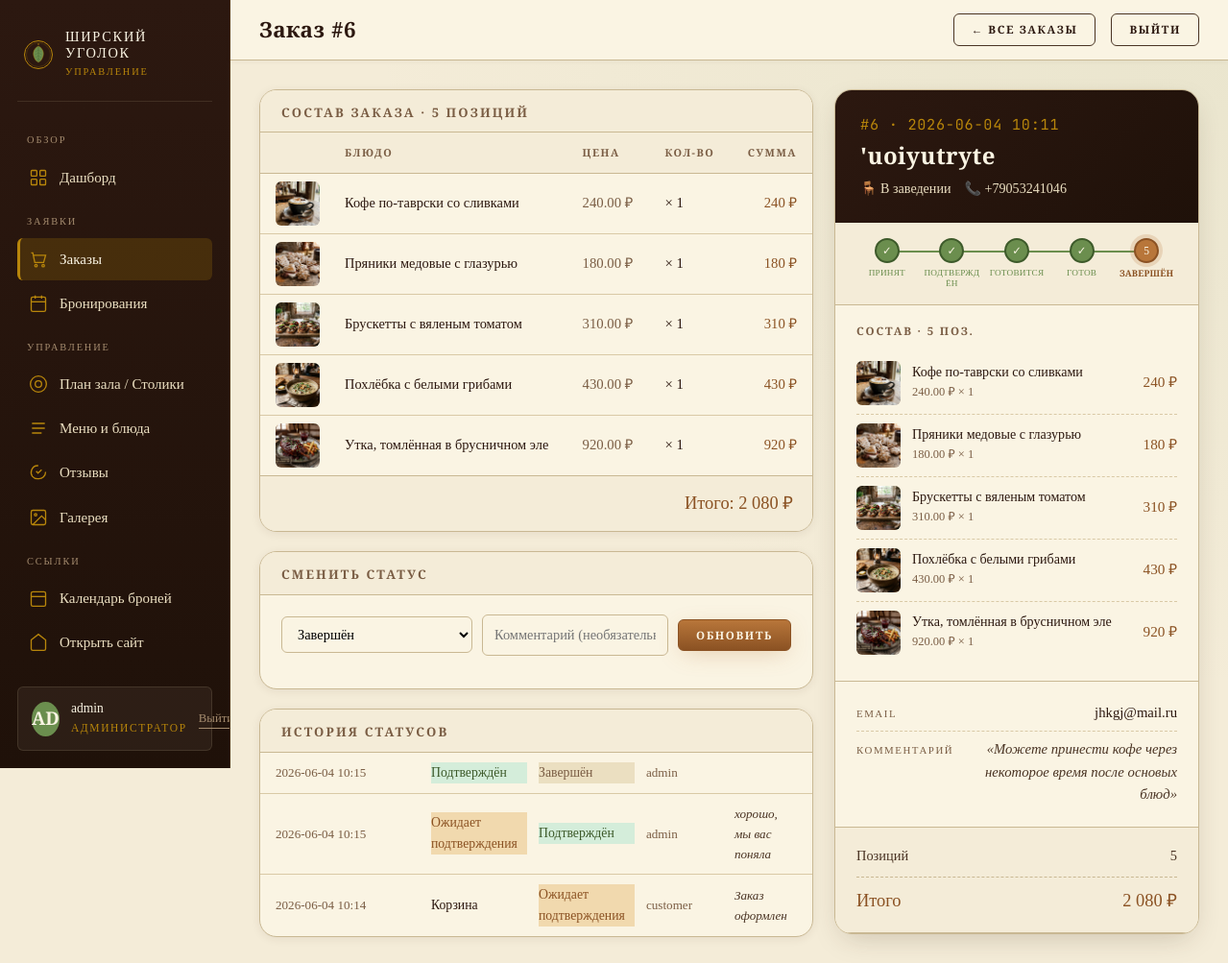
The page /admin_order.php?id=6 (signed in) on the database its author committed.
### tables this page shows
CREATE TABLE `order_items` (
  `id` int NOT NULL AUTO_INCREMENT,
  `order_id` int NOT NULL,
  `menu_item_id` int NOT NULL,
  `item_name` varchar(200) NOT NULL,
  `item_price` decimal(10,2) NOT NULL,
  `quantity` int NOT NULL DEFAULT '1',
  PRIMARY KEY (`id`),
  KEY `order_id` (`order_id`),
  CONSTRAINT `order_items_ibfk_1` FOREIGN KEY (`order_id`) REFERENCES `orders` (`id`) ON DELETE CASCADE
);

CREATE TABLE `menu_items` (
  `id` int NOT NULL AUTO_INCREMENT,
  `title` varchar(200) NOT NULL,
  `description` text,
  `category` varchar(100) NOT NULL,
  `price` varchar(50) DEFAULT NULL,
  `weight` varchar(50) DEFAULT NULL,
  `badge` varchar(50) DEFAULT NULL,
  `is_special` tinyint(1) NOT NULL DEFAULT '0',
  `image_path` varchar(255) NOT NULL,
  `images_json` text,
  PRIMARY KEY (`id`)
);

CREATE TABLE `orders` (
  `id` int NOT NULL AUTO_INCREMENT,
  `user_id` int DEFAULT NULL,
  `customer_name` varchar(100) NOT NULL DEFAULT '',
  `customer_phone` varchar(20) NOT NULL DEFAULT '',
  `notes` text,
  `promo_code` varchar(50) DEFAULT NULL,
  `discount` decimal(10,2) NOT NULL DEFAULT '0.00',
  `customer_address` text,
  `total_price` decimal(10,2) NOT NULL DEFAULT '0.00',
  `status` enum('cart','pending','confirmed','preparing','ready','completed','cancelled') NOT NULL DEFAULT 'cart',
  `order_type` enum('dine_in','delivery','takeaway') DEFAULT NULL,
  `total` decimal(10,2) DEFAULT '0.00',
  `delivery_address` varchar(500) DEFAULT NULL,
  `created_at` timestamp NULL DEFAULT CURRENT_TIMESTAMP,
  `updated_at` datetime DEFAULT CURRENT_TIMESTAMP ON UPDATE CURRENT_TIMESTAMP,
  PRIMARY KEY (`id`),
  KEY `idx_orders_status` (`status`),
  KEY `idx_orders_user` (`user_id`),
  CONSTRAINT `orders_ibfk_1` FOREIGN KEY (`user_id`) REFERENCES `users` (`id`) ON DELETE SET NULL
);

CREATE TABLE `order_status_history` (
  `id` int NOT NULL AUTO_INCREMENT,
  `order_id` int NOT NULL,
  `old_status` varchar(50) DEFAULT NULL,
  `new_status` varchar(50) NOT NULL,
  `changed_by` enum('admin','system','customer') NOT NULL DEFAULT 'system',
  `comment` text,
  `created_at` datetime DEFAULT CURRENT_TIMESTAMP,
  PRIMARY KEY (`id`),
  KEY `order_id` (`order_id`),
  CONSTRAINT `order_status_history_ibfk_1` FOREIGN KEY (`order_id`) REFERENCES `orders` (`id`) ON DELETE CASCADE
);

CREATE TABLE `users` (
  `id` int NOT NULL AUTO_INCREMENT,
  `username` varchar(50) NOT NULL,
  `email` varchar(100) NOT NULL,
  `password` varchar(255) NOT NULL,
  `role` enum('user','admin') NOT NULL DEFAULT 'user',
  `full_name` varchar(100) DEFAULT NULL,
  `phone` varchar(20) DEFAULT NULL,
  `created_at` timestamp NULL DEFAULT CURRENT_TIMESTAMP,
  PRIMARY KEY (`id`),
  UNIQUE KEY `username` (`username`),
  UNIQUE KEY `email` (`email`)
);

### public/includes/order_helpers.php (called while the page is built, shortened)
<?php
function order_status_label(string $status): string {
    $labels = [
        'cart' => 'Корзина',
        'pending' => 'Ожидает подтверждения',
        'confirmed' => 'Подтверждён',
        'preparing' => 'Готовится',
        'ready' => 'Готов',
        'completed' => 'Завершён',
        'cancelled' => 'Отменён',
    ];
    return $labels[$status] ?? $status;
}
function order_type_label(?string $type): string {
    if ($type === 'dine_in') return 'В заведении';
    return '—';
}

### public/admin_order.php (the view, shortened to what this page needs)
<?php
require_once 'includes/admin_auth.php';
require_once 'includes/order_helpers.php';
$orderId = (int)($_GET['id'] ?? 0);
$stmt = $conn->prepare("SELECT o.*, u.username, u.full_name, u.email, u.phone AS user_phone FROM orders o LEFT JOIN users u ON o.user_id=u.id WHERE o.id=?");
$stmt->bind_param('i', $orderId); $stmt->execute();
$order = $stmt->get_result()->fetch_assoc(); $stmt->close();
$items = [];
$stmt = $conn->prepare("SELECT oi.*, mi.image_path FROM order_items oi LEFT JOIN menu_items mi ON oi.menu_item_id = mi.id WHERE oi.order_id=?");
$stmt->bind_param('i', $orderId); $stmt->execute();
$res = $stmt->get_result(); while ($row = $res->fetch_assoc()) $items[] = $row; $stmt->close();
$history = [];
$stmt = $conn->prepare("SELECT * FROM order_status_history WHERE order_id=? ORDER BY created_at DESC");
$stmt->bind_param('i', $orderId); $stmt->execute();
$res = $stmt->get_result(); while ($row = $res->fetch_assoc()) $history[] = $row; $stmt->close();
$admin_username = $_SESSION['admin_username'] ?? 'Администратор';
$admin_initials = mb_strtoupper(mb_substr($admin_username, 0, 2));
$statusSteps = ['pending'=>1,'confirmed'=>2,'preparing'=>3,'ready'=>4,'completed'=>5];
$currentStep = $statusSteps[$order['status']] ?? ($order['status'] === 'cancelled' ? -1 : 0);
$stepLabels  = ['Принят','Подтверждён','Готовится','Готов','Завершён'];
$guestName  = $order['full_name'] ?: $order['username'] ?: ($order['customer_name'] ?? '—');
$guestPhone = $order['customer_phone'] ?: ($order['user_phone'] ?? '—');
$total      = $order['total'] ?: ($order['total_price'] ?? 0);
$typeIcon   = ['delivery'=>'🚲','dine_in'=>'🪑','takeaway'=>'🛍'][$order['order_type'] ?? ''] ?? '🛍';
$typeLabel  = order_type_label($order['order_type'] ?? '');
?>
<!doctype html>
<html lang="ru">
<head>
<link rel="stylesheet" href="style.css">
<link rel="stylesheet" href="assets/admin.css">
</head>
<body class="admin-body">
<aside class="admin-side">
  <div class="admin-brand">
    <img src="assets/brand-mark.svg" alt="">
    <div><div class="name">Ширский<br>уголок</div><div class="sub">управление</div></div>
  </div>
  <div class="admin-section-label">Обзор</div>
  <ul class="admin-nav">
    <li><a href="admin_panel.php?section=dashboard">
      <svg class="ico" viewBox="0 0 24 24" fill="none" stroke="currentColor" stroke-width="1.6"><rect x="3" y="3" width="7" height="7" rx="1"/><rect x="14" y="3" width="7" height="7" rx="1"/><rect x="3" y="14" width="7" height="7" rx="1"/><rect x="14" y="14" width="7" height="7" rx="1"/></svg>
      Дашборд</a></li>
  </ul>
  <div class="admin-section-label">Заявки</div>
  <ul class="admin-nav">
    <li><a href="admin_panel.php?section=orders" class="active">
      <svg class="ico" viewBox="0 0 24 24" fill="none" stroke="currentColor" stroke-width="1.6"><path d="M3 4h2l2.5 12h11l2.5-9H6"/><circle cx="9" cy="20" r="1.5"/><circle cx="18" cy="20" r="1.5"/></svg>
      Заказы
    </a></li>
    <li><a href="admin_panel.php?section=bookings">
      <svg class="ico" viewBox="0 0 24 24" fill="none" stroke="currentColor" stroke-width="1.6"><rect x="3" y="4" width="18" height="18" rx="2"/><line x1="16" y1="2" x2="16" y2="6"/><line x1="8" y1="2" x2="8" y2="6"/><line x1="3" y1="10" x2="21" y2="10"/></svg>
      Бронирования
    </a></li>
  </ul>
  <div class="admin-section-label">Управление</div>
  <ul class="admin-nav">
    <li><a href="admin_panel.php?section=tables">
      <svg class="ico" viewBox="0 0 24 24" fill="none" stroke="currentColor" stroke-width="1.6"><circle cx="12" cy="12" r="10"/><circle cx="12" cy="12" r="4"/></svg>
      План зала / Столики</a></li>
    <li><a href="admin_panel.php?section=menu">
      <svg class="ico" viewBox="0 0 24 24" fill="none" stroke="currentColor" stroke-width="1.6"><path d="M4 6h16M4 12h16M4 18h12"/></svg>
      Меню и блюда</a></li>
    <li><a href="admin_panel.php?section=reviews">
      <svg class="ico" viewBox="0 0 24 24" fill="none" stroke="currentColor" stroke-width="1.6"><path d="M21 11.5a8.4 8.4 0 0 1-9 8.4 8.5 8.5 0 0 1-7.6-3 8.5 8.5 0 0 1-1-7.7 8.4 8.4 0 0 1 8.4-5.6"/><path d="M16 8.7 11.5 13l-2.3-2.4"/></svg>
      Отзывы</a></li>
    <li><a href="admin_panel.php?section=gallery">
      <svg class="ico" viewBox="0 0 24 24" fill="none" stroke="currentColor" stroke-width="1.6"><rect x="3" y="3" width="18" height="18" rx="2"/><circle cx="8.5" cy="8.5" r="1.5"/><polyline points="21 15 16 10 5 21"/></svg>
      Галерея</a></li>
  </ul>
  <div class="admin-section-label">Ссылки</div>
  <ul class="admin-nav">
    <li><a href="admin_booking_calendar.php">
      <svg class="ico" viewBox="0 0 24 24" fill="none" stroke="currentColor" stroke-width="1.6"><rect x="3" y="4" width="18" height="18" rx="2"/><line x1="3" y1="10" x2="21" y2="10"/></svg>
      Календарь броней</a></li>
    <li><a href="index.php" target="_blank">
      <svg class="ico" viewBox="0 0 24 24" fill="none" stroke="currentColor" stroke-width="1.6"><path d="m3 9 9-7 9 7v11a2 2 0 0 1-2 2H5a2 2 0 0 1-2-2z"/></svg>
      Открыть сайт</a></li>
  </ul>
  <div class="admin-user" style="margin-top:24px;">
    <div class="av"><?= htmlspecialchars($admin_initials) ?></div>
    <div><div class="who"><?= htmlspecialchars($admin_username) ?></div><div class="role">Администратор</div></div>
    <a href="logout.php?type=admin" style="margin-left:auto;color:var(--ink-faint);font-size:0.8rem;">Выйти</a>
  </div>
</aside>
<div class="admin-main">
  <header class="admin-top">
    <h1>Заказ #<?= $orderId ?></h1>
    <a href="admin_panel.php?section=orders" class="btn btn-ghost btn-sm">← Все заказы</a>
    <a href="logout.php?type=admin" class="btn btn-ghost btn-sm">Выйти</a>
  </header>
  <div class="admin-content">
    <div class="order-layout">
      <div>
        <div class="info-panel">
          <div class="ph" style="padding-bottom:0;">
            <h3>Состав заказа · <?= count($items) ?> <?= count($items) === 1 ? 'позиция' : (count($items) < 5 ? 'позиции' : 'позиций') ?></h3>
          </div>
          <table class="ot">
            <thead><tr><th style="width:54px;"></th><th>Блюдо</th><th>Цена</th><th>Кол-во</th><th style="text-align:right;">Сумма</th></tr></thead>
            <tbody>
              <?php foreach ($items as $it):
                $imgSrc = (!empty($it['image_path']) && file_exists(__DIR__.'/'.$it['image_path'])) ? htmlspecialchars($it['image_path']) : '';
              ?>
              <tr>
                <td style="padding:8px 10px 8px 16px;">
                  <?php if ($imgSrc): ?>
                    <img src="<?= $imgSrc ?>" style="width:46px;height:46px;object-fit:cover;border-radius:var(--r-sm);display:block;">
                  <?php else: ?>
                    <div style="width:46px;height:46px;background:var(--parch-200);border-radius:var(--r-sm);display:flex;align-items:center;justify-content:center;font-size:1.1rem;color:var(--ink-faint);">🍽</div>
                  <?php endif; ?>
                </td>
                <td style="font-family:var(--font-display);font-size:0.9rem;"><?= htmlspecialchars($it['item_name']) ?></td>
                <td style="color:var(--ink-mute);"><?= htmlspecialchars($it['item_price']) ?> ₽</td>
                <td>× <?= (int)$it['quantity'] ?></td>
                <td style="text-align:right;font-family:var(--font-display);color:var(--amber-deep);"><?= number_format($it['item_price'] * $it['quantity'], 0, '.', ' ') ?> ₽</td>
              </tr>
              <?php endforeach; ?>
            </tbody>
          </table>
          <div style="display:flex;justify-content:flex-end;padding:14px 20px;background:var(--parch-100);border-top:1px solid var(--line);">
            <span style="font-family:var(--font-display);font-size:1.15rem;color:var(--amber-deep);">Итого: <?= number_format((float)$total, 0, '.', ' ') ?> ₽</span>
          </div>
        </div>
        <div class="info-panel">
          <div class="ph"><h3>Сменить статус</h3></div>
          <div class="status-form">
            <form method="POST">
              <div class="row">
                <select name="new_status">
                  <?php foreach (['pending','confirmed','preparing','ready','completed','cancelled'] as $s): ?>
                  <option value="<?= $s ?>" <?= $order['status'] === $s ? 'selected' : '' ?>><?= order_status_label($s) ?></option>
                  <?php endforeach; ?>
                </select>
                <input type="text" name="comment" placeholder="Комментарий (необязательно)" style="flex:1;min-width:160px;">
                <button type="submit" name="update_status" class="btn btn-primary btn-sm">Обновить</button>
              </div>
            </form>
          </div>
        </div>
        <?php if (!empty($history)): ?>
        <div class="info-panel">
          <div class="ph"><h3>История статусов</h3></div>
          <div style="padding:0;">
            <?php foreach ($history as $h): ?>
            <div class="hist-row">
              <span style="color:var(--ink-mute);font-size:0.82rem;"><?= substr($h['created_at'] ?? '', 0, 16) ?></span>
              <?php if ($h['old_status']): ?>
              <span class="status-badge status-<?= $h['old_status'] ?>"><?= order_status_label($h['old_status']) ?></span>
              <?php else: ?><span>—</span><?php endif; ?>
              <span class="status-badge status-<?= $h['new_status'] ?>"><?= order_status_label($h['new_status']) ?></span>
              <span style="font-size:0.82rem;color:var(--ink-mute);"><?= htmlspecialchars($h['changed_by']) ?></span>
              <span style="font-size:0.82rem;color:var(--ink-soft);font-style:italic;"><?= htmlspecialchars($h['comment'] ?? '') ?></span>
            </div>
            <?php endforeach; ?>
          </div>
        </div>
        <?php endif; ?>
      </div>
      <div>
        <div class="od-panel">
          <div class="od-head">
            <div class="num">#<?= $orderId ?> · <?= htmlspecialchars(substr($order['created_at'] ?? '', 0, 16)) ?></div>
            <h2><?= htmlspecialchars($guestName) ?></h2>
            <div class="meta">
              <span><?= $typeIcon ?> <?= htmlspecialchars($typeLabel) ?></span>
              <?php if ($guestPhone && $guestPhone !== '—'): ?>
              <span>📞 <?= htmlspecialchars($guestPhone) ?></span>
              <?php endif; ?>
            </div>
          </div>
          <?php if ($order['status'] !== 'cancelled'): ?>
          <div class="order-progress">
            <?php foreach ($stepLabels as $idx => $lbl):
              $step = $idx + 1;
              $cls = '';
              if ($currentStep > $step) $cls = 'done';
              elseif ($currentStep === $step) $cls = 'active';
            ?>
            <div class="op-step <?= $cls ?>">
              <div class="dot"><?= $cls === 'done' ? '✓' : $step ?></div>
              <div class="lbl"><?= $lbl ?></div>
            </div>
            <?php endforeach; ?>
          </div>
          <?php endif; ?>
          <div class="od-items">
            <h4>Состав · <?= count($items) ?> поз.</h4>
            <?php foreach ($items as $it):
              $imgSrc = (!empty($it['image_path']) && file_exists(__DIR__.'/'.$it['image_path'])) ? htmlspecialchars($it['image_path']) : '';
            ?>
            <div class="od-item">
              <div class="ph-mini">
                <?php if ($imgSrc): ?>
                  <img src="<?= $imgSrc ?>" alt="<?= htmlspecialchars($it['item_name']) ?>">
                <?php else: ?>
                  <div style="height:100%;display:flex;align-items:center;justify-content:center;font-size:1.2rem;color:var(--ink-faint);">🍽</div>
                <?php endif; ?>
              </div>
              <div>
                <div class="ttl"><?= htmlspecialchars($it['item_name']) ?></div>
                <div class="qty"><?= htmlspecialchars($it['item_price']) ?> ₽ × <?= (int)$it['quantity'] ?></div>
              </div>
              <div class="sum"><?= number_format($it['item_price'] * $it['quantity'], 0, '.', ' ') ?> ₽</div>
            </div>
            <?php endforeach; ?>
          </div>
          <div class="od-guest">
            <?php if (!empty($order['email'])): ?>
            <div class="row">
              <span class="lbl">Email</span>
              <span class="val"><?= htmlspecialchars($order['email']) ?></span>
            </div>
            <?php endif; ?>
            <?php if (!empty($order['notes'])): ?>
            <div class="row">
              <span class="lbl">Комментарий</span>
              <span class="val" style="font-style:italic;color:var(--ink-soft);max-width:200px;text-align:right;">«<?= htmlspecialchars($order['notes']) ?>»</span>
            </div>
            <?php endif; ?>
          </div>
          <div class="od-totals">
            <div class="row"><span>Позиций</span><span><?= count($items) ?></span></div>
            <div class="row total"><span>Итого</span><span><?= number_format((float)$total, 0, '.', ' ') ?> ₽</span></div>
          </div>
        </div>
      </div>
    </div>
  </div>
</div>
</body>
</html>

### rows shown on the page
order_items: menu_item.image_path (picture), item_name "Кофе по-таврски со сливками", item_price "240.00", quantity "1", $it['item_price'] * $it['quantity'] "240"
order_items: menu_item.image_path (picture), item_name "Пряники медовые с глазурью", item_price "180.00", quantity "1", $it['item_price'] * $it['quantity'] "180"
order_items: menu_item.image_path (picture), item_name "Брускетты с вяленым томатом", item_price "310.00", quantity "1", $it['item_price'] * $it['quantity'] "310"
order_items: menu_item.image_path (picture), item_name "Похлёбка с белыми грибами", item_price "430.00", quantity "1", $it['item_price'] * $it['quantity'] "430"
order_items: menu_item.image_path (picture), item_name "Утка, томлённая в брусничном эле", item_price "920.00", quantity "1", $it['item_price'] * $it['quantity'] "920"
orders: total "2 080", created_at "2026-06-04 10:11", user.full_name "'uoiyutryte", order_type "🪑", order_type "В заведении", customer_phone "+79053241046", status "completed" (drawn), user.email "jhkgj@mail.ru", notes "Можете принести кофе через некоторое время после основых блюд"
order_status_history: created_at "2026-06-04 10:15", old_status "Подтверждён", new_status "Завершён", changed_by "admin"
order_status_history: created_at "2026-06-04 10:15", old_status "Ожидает подтверждения", new_status "Подтверждён", changed_by "admin", comment "хорошо, мы вас поняла"
order_status_history: created_at "2026-06-04 10:14", old_status "Корзина", new_status "Ожидает подтверждения", changed_by "customer", comment "Заказ оформлен"

### other values the page prints
$admin_initials "AD"
$admin_username "admin"
$orderId "6"
count($items) "5"
$lbl "ПРИНЯТ"
$lbl "ПОДТВЕРЖДЁН"
$lbl "ГОТОВИТСЯ"
$lbl "ГОТОВ"
$step "5"
$lbl "ЗАВЕРШЁН"
form field new_status "Завершён"
